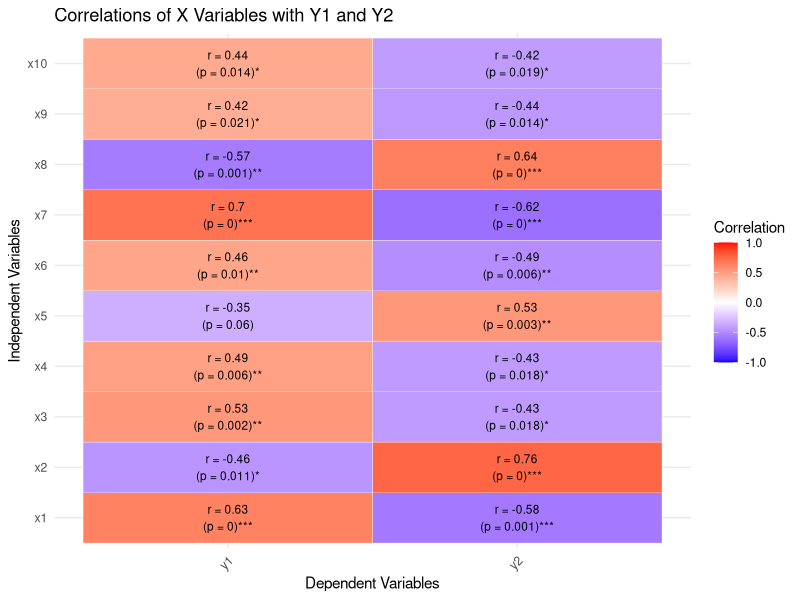
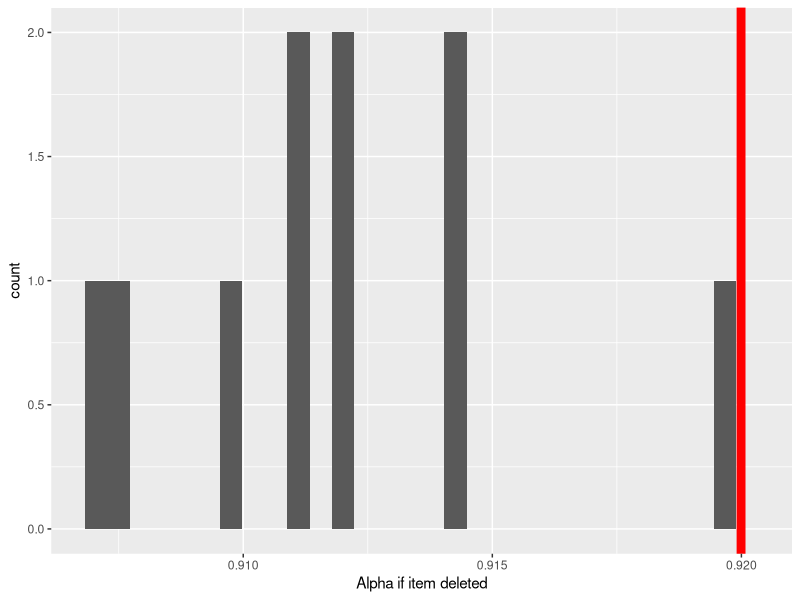
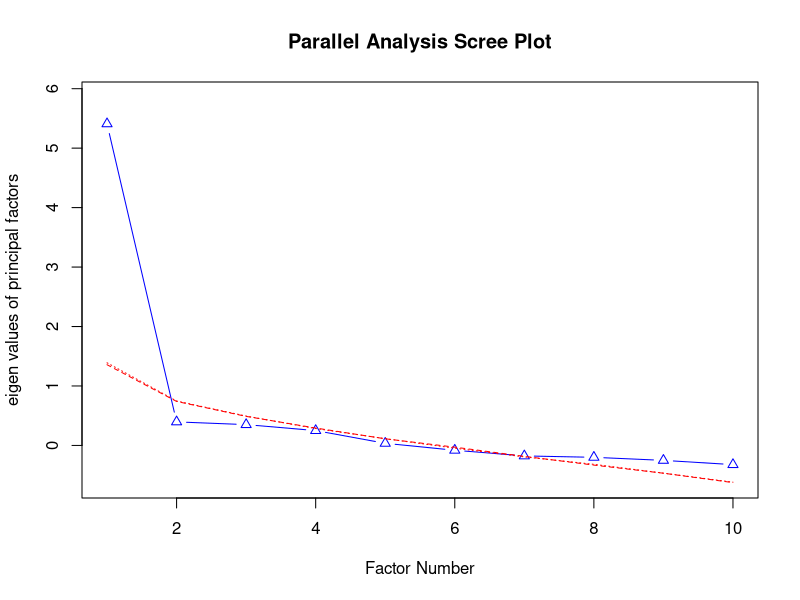
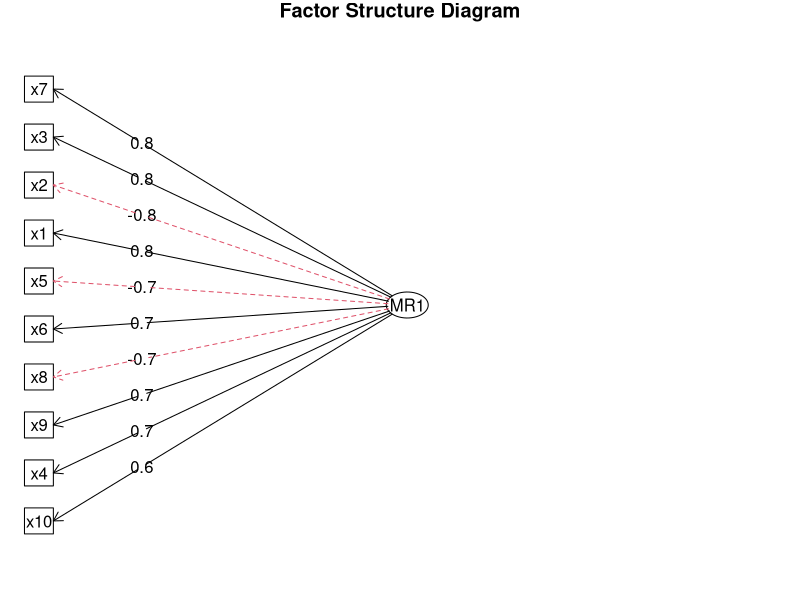
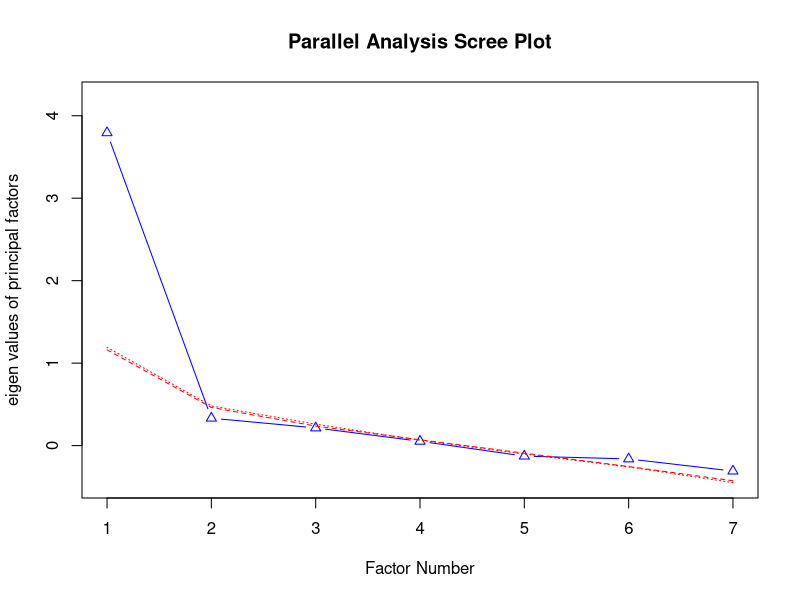
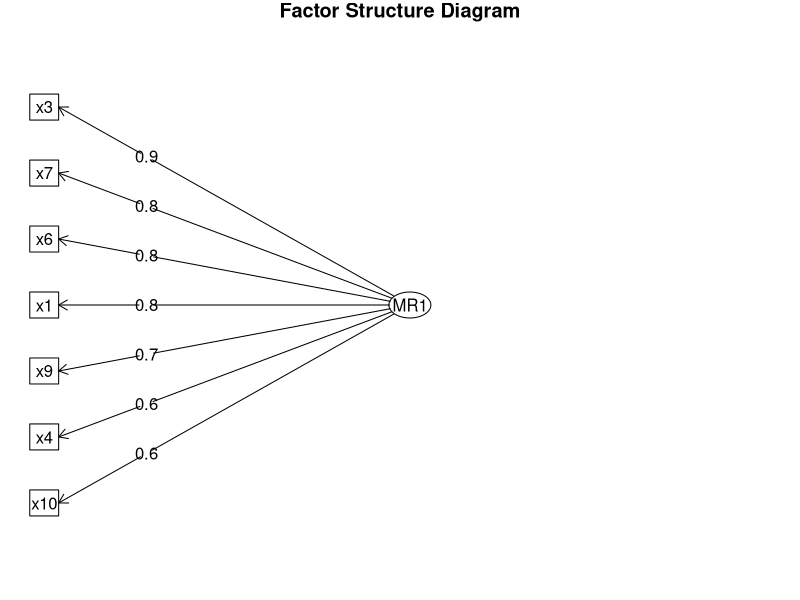

Here is the R script that generated these plots, in order:
## ---- chunk 1
#| echo: false
#| message: false
#| warning: false
#| error: false

library(psych)
library(tidyverse)
library(ggplot2)
library(pwr)
library(kableExtra)
library(corrplot)
library(reshape2)

df <- read.csv("MODdat2.csv")
## ---- chunk 2
#| echo: false
#| message: false
#| warning: false
#| error: false

knitr::kable(df)
## ---- chunk 3
#| echo: false
#| message: false
#| warning: false
#| error: false

knitr::kable(psych::describe(df,skew=F,ranges=F), digits=2)
## ---- chunk 4
#| echo: false
#| message: false
#| warning: false
#| error: false

# Define X and Y columns
x_cols <- paste0("x", 1:10)
y_cols <- c("y1", "y2")

# Select only the X and Y columns for correlation
selected_data <- df[, c(x_cols, y_cols)]

# Calculate correlation matrix and p-values
correlation_results <- corr.test(selected_data, use = "pairwise")
cor_matrix <- correlation_results$r   # Correlation matrix
p_matrix <- correlation_results$p     # p-value matrix

# Round correlations and add significance markers
cor_matrix_rounded <- round(cor_matrix, 2)
for (i in 1:ncol(p_matrix)) {
  for (j in 1:nrow(p_matrix)) {
    if (p_matrix[i, j] < 0.001) {
      cor_matrix_rounded[j, i] <- paste0(cor_matrix_rounded[j, i], "***")
    } else if (p_matrix[i, j] < 0.01) {
      cor_matrix_rounded[j, i] <- paste0(cor_matrix_rounded[j, i], "**")
    } else if (p_matrix[i, j] < 0.05) {
      cor_matrix_rounded[j, i] <- paste0(cor_matrix_rounded[j, i], "*")
    }
  }
}

# Mask the lower triangle
cor_matrix_upper <- cor_matrix_rounded
cor_matrix_upper[lower.tri(cor_matrix_upper)] <- "" # Replace lower triangle with empty strings

# Convert to a data frame
cor_table <- as.data.frame(cor_matrix_upper)
colnames(cor_table) <- colnames(cor_matrix)  # Ensure column names are preserved
rownames(cor_table) <- rownames(cor_matrix)  # Ensure row names are preserved

# Display the correlation table with kableExtra
cor_table %>%
  kbl(caption = "Upper Triangular Correlation Matrix with Significance Levels") %>%
  kable_styling(full_width = FALSE, position = "center") %>%
  row_spec(0, bold = TRUE)  # Make header bold

## ---- chunk 5
#| echo: false
#| message: false
#| warning: false
#| error: false

# Select only the x and y variables
x_y_variables <- df[, c("x1", "x2", "x3", "x4", "x5", "x6", "x7", "x8", "x9", "x10", "y1", "y2")]

# Use corr.test to calculate correlations, p-values, and significance levels
cor_results <- corr.test(x_y_variables[, 1:10], x_y_variables[, 11:12], method = "pearson")

# Extract the correlation matrix and p-values
cor_matrix <- cor_results$r
p_matrix <- cor_results$p

# Dynamically find indices for y1 and y2 in the correlation matrix
y_indices <- which(colnames(cor_matrix) %in% c("y1", "y2"))

# Subset only the correlations of x variables with y1 and y2
cor_subset <- cor_matrix[1:10, y_indices]
p_subset <- p_matrix[1:10, y_indices]

# Create significance markers based on p-values
significance_stars <- ifelse(p_subset < 0.001, "***",
                             ifelse(p_subset < 0.01, "**",
                                    ifelse(p_subset < 0.05, "*", "")))

# Combine correlation values, p-values, and significance markers into a label
labels <- paste0("r = ", round(cor_subset, 2), "\n(p = ", round(p_subset, 3), ")", significance_stars)

# Melt data for ggplot
cor_melted <- melt(cor_subset)
cor_melted$p_value <- melt(p_subset)$value
cor_melted$significance <- melt(significance_stars)$value
cor_melted$label <- labels

# Plot the subsetted correlation matrix as a heatmap with labels
ggplot(cor_melted, aes(x = Var2, y = Var1, fill = value)) +
  geom_tile(color = "white") +
  scale_fill_gradient2(low = "blue", high = "red", mid = "white", midpoint = 0, limit = c(-1, 1), space = "Lab",
                       name = "Correlation") +
  geom_text(aes(label = label), color = "black", size = 3) +  # Add labels with correlations, p-values, and significance
  theme_minimal() +
  theme(axis.text.x = element_text(angle = 45, vjust = 1, hjust = 1)) +
  labs(title = "Correlations of X Variables with Y1 and Y2", x = "Dependent Variables", y = "Independent Variables")

## ---- chunk 6
#| echo: false
#| message: false
#| warning: false
#| error: false

# Calculate Cronbach's Alpha for X variables
x_cols <- df[,1:10]
raw_alpha <- psych::alpha(x_cols, check.keys = TRUE)
print(raw_alpha$total$raw_alpha)

cronbach_alpha_x <- psych::alpha(x_cols, check.keys = TRUE)

# Print Cronbach's Alpha result
knitr::kable(round(cronbach_alpha_x$alpha.drop,2))

## ---- chunk 7
#| echo: false
#| message: false
#| warning: false
#| error: false

cronbach_alpha_x_drop <- data.frame(cronbach_alpha_x$alpha.drop)
ggplot(cronbach_alpha_x_drop,aes(cronbach_alpha_x_drop$raw_alpha)) + 
  geom_histogram() + 
  xlab("Alpha if item deleted") + 
  geom_vline(xintercept = cronbach_alpha_x$total$raw_alpha, color="red", lwd=3)
## ---- chunk 8
#| echo: false
#| message: false
#| warning: false
#| error: false

#efa_data <- df[, x_cols]

# Scree plot and parallel analysis to determine number of factors
fa.parallel(x_cols, fa = "fa", n.iter = 100, show.legend = FALSE, main = "Parallel Analysis Scree Plot")

# Perform EFA with the chosen number of factors (e.g., 2)
efa_result1 <- fa(x_cols, nfactors = 1, rotate = "varimax")

# Print EFA results
print(efa_result1)

# Visualize factor loadings
fa.diagram(efa_result1, main = "Factor Structure Diagram")

## ---- chunk 9
#| echo: false
#| message: false
#| warning: false
#| error: false

selected_x_vars <- df[, c("x1", "x3", "x4", "x6", "x7", "x9", "x10")]

raw_alpha2 <- psych::alpha(selected_x_vars, check.keys = TRUE)
print(raw_alpha2$total$raw_alpha)

alpha_result_rem <- psych::alpha(selected_x_vars, check.keys = TRUE)

# Print Cronbach's Alpha result
knitr::kable(round(alpha_result_rem$alpha.drop,2))
## ---- chunk 10
#| echo: false
#| message: false
#| warning: false
#| error: false

# Scree plot and parallel analysis to determine number of factors
fa.parallel(selected_x_vars, fa = "fa", n.iter = 100, show.legend = FALSE, main = "Parallel Analysis Scree Plot")

# Perform EFA with the chosen number of factors (e.g., 2)
efa_result3 <- fa(selected_x_vars, nfactors = 1, rotate = "varimax")

# Print EFA results
print(efa_result3)

# Visualize factor loadings
fa.diagram(efa_result3, main = "Factor Structure Diagram")
## ---- chunk 11
#| echo: false
#| message: false
#| warning: false
#| error: false

# Create data frames for each analysis with MR1, h2, and u2
original_analysis <- data.frame(
  Variable = c("x1", "x2", "x3", "x4", "x5", "x6", "x7", "x8", "x9", "x10"),
  MR1 = c(0.75, -0.78, 0.81, 0.68, -0.75, 0.73, 0.82, -0.73, 0.69, 0.58),
  h2 = c(0.5654338, 0.6029803, 0.6585191, 0.4675290, 0.5623787, 0.5392728, 0.6700415, 0.5329866, 0.4745709, 0.3353600),
  u2 = c(0.4345662, 0.3970197, 0.3414809, 0.5324710, 0.4376213, 0.4607272, 0.3299585, 0.4670134, 0.5254291, 0.6646400)
)

selected_analysis <- data.frame(
  Variable = c("x1", "x3", "x4", "x6", "x7", "x9", "x10"),
  MR1 = c(0.76, 0.88, 0.64, 0.78, 0.80, 0.65, 0.61),
  h2 = c(0.5840699, 0.7675211, 0.4045442, 0.6026746, 0.6408151, 0.4240655, 0.3697624),
  u2 = c(0.4159301, 0.2324789, 0.5954558, 0.3973254, 0.3591849, 0.5759345, 0.6302376)
)

# Combine the results side by side for comparison
comparison_table <- full_join(original_analysis, selected_analysis, by = "Variable", suffix = c("_Original", "_Selected"))

# Display the table using kableExtra
comparison_table %>%
  kbl(caption = "Comparison of MR1, h2, and u2 Across Analyses") %>%
  kable_styling(full_width = FALSE, position = "center") %>%
  row_spec(0, bold = TRUE)  # Bold the header row
